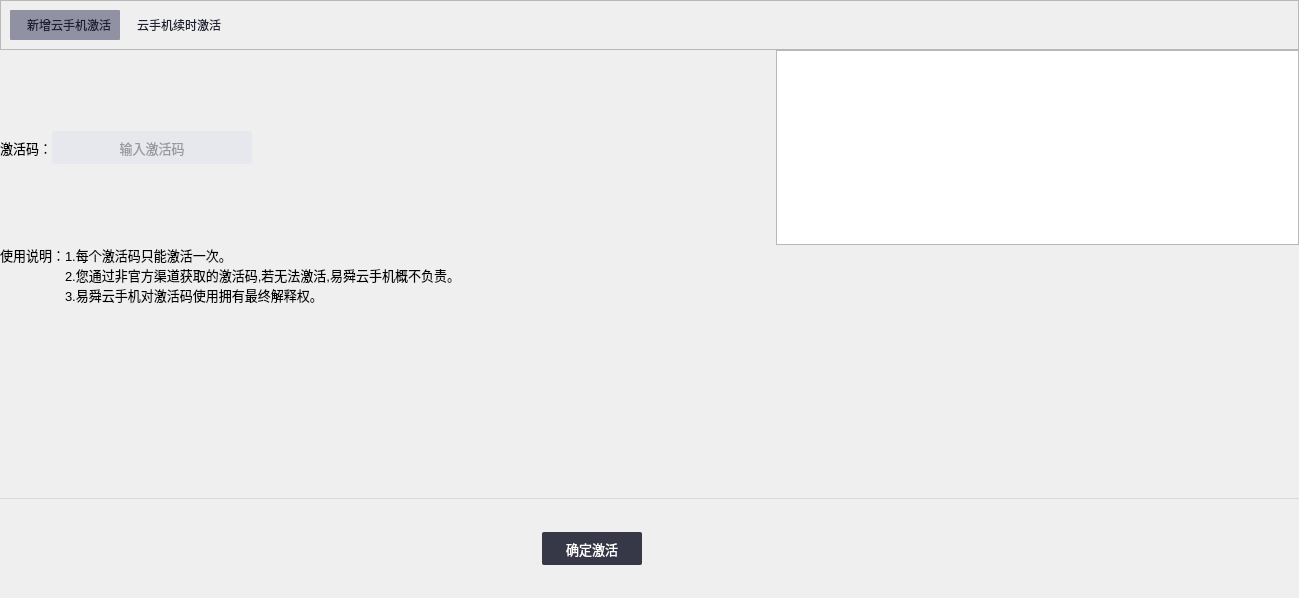
           <widget class="QWidget" name="pageActiveCode">
            <layout class="QVBoxLayout" name="verticalLayout_6">
             <property name="spacing">
              <number>0</number>
             </property>
             <property name="leftMargin">
              <number>0</number>
             </property>
             <property name="topMargin">
              <number>0</number>
             </property>
             <property name="rightMargin">
              <number>0</number>
             </property>
             <property name="bottomMargin">
              <number>0</number>
             </property>
             <item>
              <widget class="QFrame" name="frame_14">
               <property name="styleSheet">
                <string notr="true">QFrame {border-bottom: 1px solid #D7D7DE;}</string>
               </property>
               <property name="frameShape">
                <enum>QFrame::StyledPanel</enum>
               </property>
               <property name="frameShadow">
                <enum>QFrame::Raised</enum>
               </property>
               <layout class="QHBoxLayout" name="horizontalLayout_8">
                <property name="spacing">
                 <number>0</number>
                </property>
                <item>
                 <widget class="QToolButton" name="toolBtnAdd">
                  <property name="minimumSize">
                   <size>
                    <width>110</width>
                    <height>30</height>
                   </size>
                  </property>
                  <property name="styleSheet">
                   <string notr="true">QToolButton {border:none;
color: #1E2133;
	background-color:#FF9092A4;
border-radius:1px;
padding-left:8px;
}
QToolButton:hover {
color: #1E2133;
background-color: #FFE7E8EE;
border-radius:1px;
padding-left:8px;
}</string>
                  </property>
                  <property name="text">
                   <string>新增云手机激活</string>
                  </property>
                 </widget>
                </item>
                <item>
                 <widget class="QToolButton" name="toolButtonRenew">
                  <property name="minimumSize">
                   <size>
                    <width>110</width>
                    <height>30</height>
                   </size>
                  </property>
                  <property name="styleSheet">
                   <string notr="true">QToolButton {border:none;
color: #1E2133;
border-radius:1px;
padding-left:8px;
}
QToolButton:hover {
background-color: #FFE7E8EE;
color: #1E2133;
border-radius:1px;
padding-left:8px;
}</string>
                  </property>
                  <property name="text">
                   <string>云手机续时激活</string>
                  </property>
                 </widget>
                </item>
                <item>
                 <spacer name="horizontalSpacer_6">
                  <property name="orientation">
                   <enum>Qt::Horizontal</enum>
                  </property>
                  <property name="sizeHint" stdset="0">
                   <size>
                    <width>1059</width>
                    <height>20</height>
                   </size>
                  </property>
                 </spacer>
                </item>
               </layout>
              </widget>
             </item>
             <item>
              <layout class="QHBoxLayout" name="horizontalLayout_7">
               <item>
                <widget class="QLabel" name="label">
                 <property name="minimumSize">
                  <size>
                   <width>0</width>
                   <height>195</height>
                  </size>
                 </property>
                 <property name="font">
                  <font>
                   <pointsize>10</pointsize>
                  </font>
                 </property>
                 <property name="text">
                  <string>激活码：</string>
                 </property>
                </widget>
               </item>
               <item>
                <widget class="QLineEdit" name="lineEditActiveCode">
                 <property name="minimumSize">
                  <size>
                   <width>0</width>
                   <height>33</height>
                  </size>
                 </property>
                 <property name="maximumSize">
                  <size>
                   <width>200</width>
                   <height>33</height>
                  </size>
                 </property>
                 <property name="font">
                  <font>
                   <pointsize>10</pointsize>
                  </font>
                 </property>
                 <property name="styleSheet">
                  <string notr="true">color:#FF4A4A4A;
background: #FFE7E8EE;
border-radius: 3px;</string>
                 </property>
                 <property name="text">
                  <string/>
                 </property>
                 <property name="echoMode">
                  <enum>QLineEdit::Normal</enum>
                 </property>
                 <property name="alignment">
                  <set>Qt::AlignCenter</set>
                 </property>
                 <property name="placeholderText">
                  <string>输入激活码</string>
                 </property>
                </widget>
               </item>
               <item>
                <spacer name="horizontalSpacer_5">
                 <property name="orientation">
                  <enum>Qt::Horizontal</enum>
                 </property>
                 <property name="sizeHint" stdset="0">
                  <size>
                   <width>40</width>
                   <height>20</height>
                  </size>
                 </property>
                </spacer>
               </item>
               <item>
                <widget class="QListWidget" name="listWidgetRenew"/>
               </item>
              </layout>
             </item>
             <item>
              <layout class="QHBoxLayout" name="horizontalLayout_9">
               <item>
                <widget class="QLabel" name="label_5">
                 <property name="font">
                  <font>
                   <pointsize>10</pointsize>
                  </font>
                 </property>
                 <property name="text">
                  <string>使用说明：</string>
                 </property>
                 <property name="alignment">
                  <set>Qt::AlignLeading|Qt::AlignLeft|Qt::AlignTop</set>
                 </property>
                </widget>
               </item>
               <item>
                <widget class="QLabel" name="label_4">
                 <property name="font">
                  <font>
                   <pointsize>10</pointsize>
                  </font>
                 </property>
                 <property name="text">
                  <string>1.每个激活码只能激活一次。
2.您通过非官方渠道获取的激活码,若无法激活,易舜云手机概不负责。
3.易舜云手机对激活码使用拥有最终解释权。</string>
                 </property>
                </widget>
               </item>
               <item>
                <spacer name="horizontalSpacer_7">
                 <property name="orientation">
                  <enum>Qt::Horizontal</enum>
                 </property>
                 <property name="sizeHint" stdset="0">
                  <size>
                   <width>40</width>
                   <height>20</height>
                  </size>
                 </property>
                </spacer>
               </item>
              </layout>
             </item>
             <item>
              <spacer name="verticalSpacer_2">
               <property name="orientation">
                <enum>Qt::Vertical</enum>
               </property>
               <property name="sizeHint" stdset="0">
                <size>
                 <width>20</width>
                 <height>193</height>
                </size>
               </property>
              </spacer>
             </item>
             <item>
              <widget class="QFrame" name="frame_16">
               <property name="minimumSize">
                <size>
                 <width>0</width>
                 <height>100</height>
                </size>
               </property>
               <property name="styleSheet">
                <string notr="true">QFrame {
color: rgb(255, 255, 255);
background-color: #FF#F5F6FA;
border-radius:0px;
border-top: 1px solid #D7D7DE;
}</string>
               </property>
               <property name="frameShape">
                <enum>QFrame::StyledPanel</enum>
               </property>
               <property name="frameShadow">
                <enum>QFrame::Raised</enum>
               </property>
               <layout class="QHBoxLayout" name="horizontalLayout_30">
                <item>
                 <spacer name="horizontalSpacer_8">
                  <property name="orientation">
                   <enum>Qt::Horizontal</enum>
                  </property>
                  <property name="sizeHint" stdset="0">
                   <size>
                    <width>518</width>
                    <height>20</height>
                   </size>
                  </property>
                 </spacer>
                </item>
                <item>
                 <widget class="QPushButton" name="btnActiveCode">
                  <property name="minimumSize">
                   <size>
                    <width>100</width>
                    <height>33</height>
                   </size>
                  </property>
                  <property name="maximumSize">
                   <size>
                    <width>100</width>
                    <height>33</height>
                   </size>
                  </property>
                  <property name="font">
                   <font>
                    <pointsize>10</pointsize>
                   </font>
                  </property>
                  <property name="styleSheet">
                   <string notr="true"> QPushButton {
     border: 0px solid #555764;
     border-radius:2px;
	 background-color: #FF363847;
	 color:#FFFFFFFF;
 }
QPushButton:hover
{
	border:0px solid  #FF27282B;
	background-color: #FF27282B;
}
 QPushButton:pressed {
     border: 0px solid #555764;
     border-radius: 2px;
	 background-color: #FF555764;
	 color:#FFFFFFFF;
 }
QPushButton:disabled
{
 background-color: #FFC1C1C1;
 color:#FFFFFFFF;
}

 QPushButton:flat {
     border: none; /* no border for a flat push button */
 }

 QPushButton:default {
     border-color: navy; /* make the default button prominent */
 }
</string>
                  </property>
                  <property name="text">
                   <string>确定激活</string>
                  </property>
                  <property name="flat">
                   <bool>true</bool>
                  </property>
                 </widget>
                </item>
                <item>
                 <spacer name="horizontalSpacer_9">
                  <property name="orientation">
                   <enum>Qt::Horizontal</enum>
                  </property>
                  <property name="sizeHint" stdset="0">
                   <size>
                    <width>648</width>
                    <height>17</height>
                   </size>
                  </property>
                 </spacer>
                </item>
               </layout>
              </widget>
             </item>
            </layout>
           </widget>
